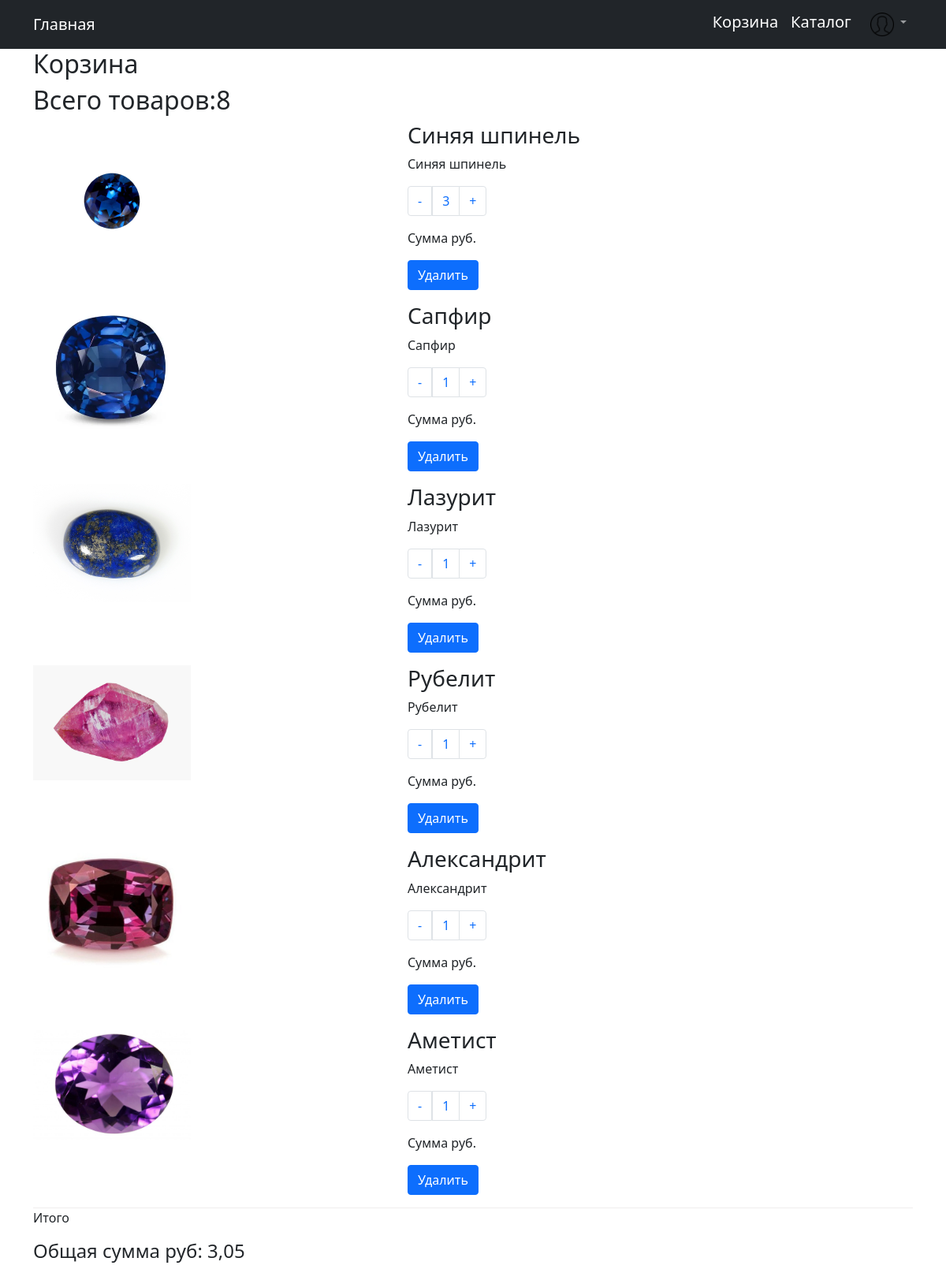
The page /categories/basket/ (signed in) on the database its author committed.
### products/models.py (models this page shows, shortened)
class Basket(models.Model):
    user = models.ForeignKey(to=User, on_delete=models.CASCADE)
    product = models.ForeignKey(to=Product, on_delete=models.CASCADE)
    quantity = models.SmallIntegerField(default=0)
    objects = BasketQuerySet.as_manager()
    def sum(self):
        return self.product.price * self.quantity

class Product(models.Model):
    name = models.CharField(max_length=200)
    description = models.TextField(null=True, blank=True)
    price = models.DecimalField(max_digits=6, decimal_places=2)
    amount = models.PositiveIntegerField(default=0)
    image = models.ImageField(upload_to='images')
    category = models.ForeignKey(to=Category, on_delete=models.PROTECT)

### products/views.py (the view)
# urls.py: path('basket/', basket, name='basket'),
def basket(request):
    baskets = Basket.objects.filter(user=request.user)
    context = {'baskets':baskets}
    return render(request, 'products/basket.html', context)

### products/models.py (called while the page is built)
    def total_sum(self):
        return sum(basket.sum() for basket in self)

    def total_quantity(self):
        return sum(basket.quantity for basket in self)

### products/templates/products/basket.html
{% extends 'layout/base.html' %}
{% load static %}
{% block css %}
<link rel="stylesheet" href="{% static 'css/basket.css' %}"> {% endblock %}
{% block content %}
<div class="container">
    {% if baskets %}
    <h2>Корзина</h2>
    <h2>Всего товаров:{{ baskets.total_quantity }}</h2>
    {% for basket in baskets %}
    <div class="row">
        <div class="col-sm-6 col-md-5">
            <div class="thumbnail">
                <img src="{{ basket.product.image.url }}" style="width: 200px;" alt="...">
            </div>
        </div>
        <div class="col-sm-6 col-md-5">
            <div class="thumbnail">
                <div class="caption">
                    <h3>{{ basket.product.name }}</h3>
                    <p>{{ basket.product.description }}</p>
                    <nav aria-label="Page navigation example">
                        <ul class="pagination">
                            <li class="page-item"><a class="page-link" href="{% url 'remove_product' basket.product.id %}">-</a></li>
                            <li class="page-link">{{ basket.quantity }}</li>
                            <li class="page-item"><a class="page-link" href="{% url 'add_product' basket.product.id %}">+</a></li>
                        </ul>
                    </nav>
                    <div class="col-lg-4">
                        <p>Сумма руб.</p>
                    </div>
                    <p>
                        <a class="btn btn-primary btn-buy" href="{% url 'delete_basket' basket.id %}">Удалить</a>
                    </p>
                </div>
            </div>
        </div>
    </div>
    {% endfor %}
    <div class="line" style="
       border-bottom: 1px solid rgb(240, 237, 237);"></div>
    <p class="float-left">Итого</p>
    <h4 class="float-right">Общая сумма руб: {{ baskets.total_sum }}</h4>
    {% else %}
    <h2>Корзина пуста</h2>
    {% endif %}
</div>
{% endblock %}

### static/css/basket.css (style rules this page uses)
.pagination { color: black; }

### rows shown on the page
Basket: total_quantity "8", product.image (picture), product.name "Синяя шпинель", product.description "Синяя шпинель", quantity "3", total_sum "3,05"
Basket: product.image (picture), product.name "Сапфир", product.description "Сапфир", quantity "1"
Basket: product.image (picture), product.name "Лазурит", product.description "Лазурит", quantity "1"
Basket: product.image (picture), product.name "Рубелит", product.description "Рубелит", quantity "1"
Basket: product.image (picture), product.name "Александрит", product.description "Александрит", quantity "1"
Basket: product.image (picture), product.name "Аметист", product.description "Аметист", quantity "1"
